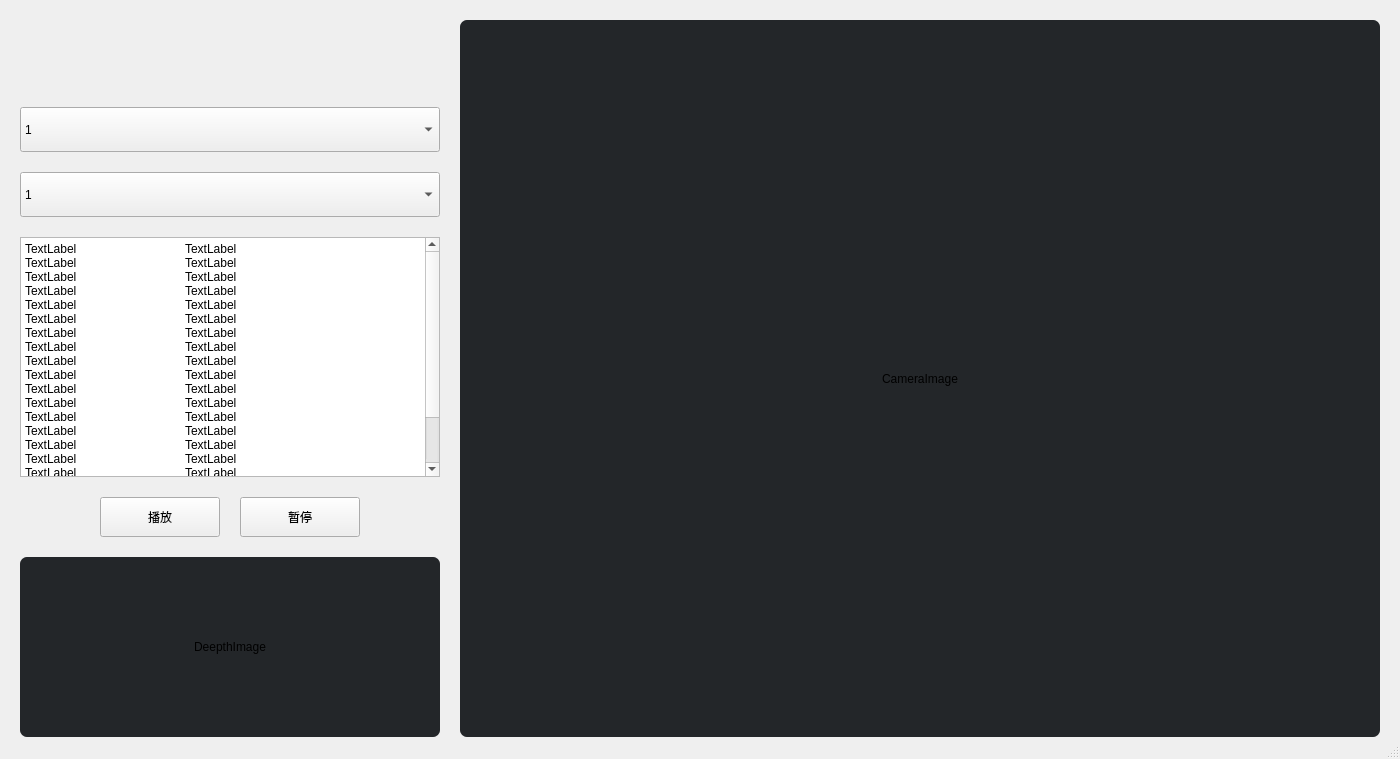
<?xml version="1.0" encoding="UTF-8"?>
<ui version="4.0">
 <class>MainWindow</class>
 <widget class="QMainWindow" name="MainWindow">
  <property name="geometry">
   <rect>
    <x>0</x>
    <y>0</y>
    <width>1400</width>
    <height>750</height>
   </rect>
  </property>
  <property name="windowTitle">
   <string>TCM</string>
  </property>
  <widget class="QWidget" name="centralwidget">
   <layout class="QGridLayout" name="gridLayout" columnstretch="1,3">
    <property name="leftMargin">
     <number>20</number>
    </property>
    <property name="topMargin">
     <number>20</number>
    </property>
    <property name="rightMargin">
     <number>20</number>
    </property>
    <property name="bottomMargin">
     <number>0</number>
    </property>
    <property name="spacing">
     <number>20</number>
    </property>
    <item row="0" column="0">
     <layout class="QVBoxLayout" name="sidebar_verticalLayout">
      <property name="leftMargin">
       <number>0</number>
      </property>
      <property name="topMargin">
       <number>0</number>
      </property>
      <property name="rightMargin">
       <number>0</number>
      </property>
      <item>
       <widget class="QLabel" name="logo">
        <property name="minimumSize">
         <size>
          <width>117</width>
          <height>67</height>
         </size>
        </property>
        <property name="maximumSize">
         <size>
          <width>117</width>
          <height>67</height>
         </size>
        </property>
        <property name="styleSheet">
         <string notr="true">image: url(./res/logo_simple.png)</string>
        </property>
        <property name="text">
         <string/>
        </property>
        <property name="alignment">
         <set>Qt::AlignCenter</set>
        </property>
       </widget>
      </item>
      <item>
       <widget class="QComboBox" name="merideansBox">
        <property name="minimumSize">
         <size>
          <width>420</width>
          <height>45</height>
         </size>
        </property>
        <property name="maximumSize">
         <size>
          <width>16777215</width>
          <height>45</height>
         </size>
        </property>
        <property name="styleSheet">
         <string notr="true">ComboCheckBox { color: #ffffff }</string>
        </property>
        <item>
         <property name="text">
          <string>1</string>
         </property>
        </item>
        <item>
         <property name="text">
          <string>2</string>
         </property>
        </item>
       </widget>
      </item>
      <item>
       <widget class="QComboBox" name="acupointsBox">
        <property name="minimumSize">
         <size>
          <width>420</width>
          <height>45</height>
         </size>
        </property>
        <property name="maximumSize">
         <size>
          <width>16777215</width>
          <height>45</height>
         </size>
        </property>
        <property name="styleSheet">
         <string notr="true">ComboCheckBox { color: #ffffff }</string>
        </property>
        <item>
         <property name="text">
          <string>1</string>
         </property>
        </item>
        <item>
         <property name="text">
          <string>2</string>
         </property>
        </item>
       </widget>
      </item>
      <item>
       <widget class="QTextEdit" name="textEdit">
        <property name="minimumSize">
         <size>
          <width>420</width>
          <height>240</height>
         </size>
        </property>
        <property name="html">
         <string>&lt;!DOCTYPE HTML PUBLIC &quot;-//W3C//DTD HTML 4.0//EN&quot; &quot;http://www.w3.org/TR/REC-html40/strict.dtd&quot;&gt;
&lt;html&gt;&lt;head&gt;&lt;meta name=&quot;qrichtext&quot; content=&quot;1&quot; /&gt;&lt;meta charset=&quot;utf-8&quot; /&gt;&lt;style type=&quot;text/css&quot;&gt;
p, li { white-space: pre-wrap; }
hr { height: 1px; border-width: 0; }
li.unchecked::marker { content: &quot;\2610&quot;; }
li.checked::marker { content: &quot;\2612&quot;; }
&lt;/style&gt;&lt;/head&gt;&lt;body style=&quot; font-family:'Segoe UI'; font-size:9pt; font-weight:400; font-style:normal;&quot;&gt;
&lt;p style=&quot; margin-top:0px; margin-bottom:0px; margin-left:0px; margin-right:0px; -qt-block-indent:0; text-indent:0px;&quot;&gt;TextLabel		TextLabel			TextLabel		TextLabel			TextLabel		TextLabel			TextLabel		TextLabel			TextLabel		TextLabel			TextLabel		TextLabel			TextLabel		TextLabel			TextLabel		TextLabel			TextLabel		TextLabel			TextLabel		TextLabel			TextLabel		TextLabel			TextLabel		TextLabel			TextLabel		TextLabel			TextLabel		TextLabel			TextLabel		TextLabel			TextLabel		TextLabel			TextLabel		TextLabel			TextLabel		TextLabel			TextLabel		TextLabel			TextLabel		TextLabel			TextLabel		TextLabel		&lt;/p&gt;&lt;/body&gt;&lt;/html&gt;</string>
        </property>
       </widget>
      </item>
      <item>
       <layout class="QHBoxLayout" name="buttons_horizontalLayout">
        <item>
         <spacer name="horizontalSpacer">
          <property name="orientation">
           <enum>Qt::Horizontal</enum>
          </property>
          <property name="sizeHint" stdset="0">
           <size>
            <width>40</width>
            <height>20</height>
           </size>
          </property>
         </spacer>
        </item>
        <item>
         <widget class="QPushButton" name="play">
          <property name="minimumSize">
           <size>
            <width>120</width>
            <height>40</height>
           </size>
          </property>
          <property name="maximumSize">
           <size>
            <width>16777215</width>
            <height>40</height>
           </size>
          </property>
          <property name="text">
           <string>播放</string>
          </property>
         </widget>
        </item>
        <item>
         <widget class="QPushButton" name="pause">
          <property name="minimumSize">
           <size>
            <width>120</width>
            <height>40</height>
           </size>
          </property>
          <property name="maximumSize">
           <size>
            <width>16777215</width>
            <height>40</height>
           </size>
          </property>
          <property name="text">
           <string>暂停</string>
          </property>
         </widget>
        </item>
        <item>
         <spacer name="horizontalSpacer_2">
          <property name="orientation">
           <enum>Qt::Horizontal</enum>
          </property>
          <property name="sizeHint" stdset="0">
           <size>
            <width>40</width>
            <height>20</height>
           </size>
          </property>
         </spacer>
        </item>
       </layout>
      </item>
      <item>
       <widget class="QLabel" name="deepthImage">
        <property name="minimumSize">
         <size>
          <width>420</width>
          <height>180</height>
         </size>
        </property>
        <property name="styleSheet">
         <string notr="true">background-color: #232629; border-radius: 7px</string>
        </property>
        <property name="text">
         <string>DeepthImage</string>
        </property>
        <property name="alignment">
         <set>Qt::AlignCenter</set>
        </property>
       </widget>
      </item>
     </layout>
    </item>
    <item row="0" column="1">
     <widget class="QLabel" name="cameraImage">
      <property name="styleSheet">
       <string notr="true">background-color: #232629; border-radius:7px</string>
      </property>
      <property name="text">
       <string>CameraImage</string>
      </property>
      <property name="scaledContents">
       <bool>true</bool>
      </property>
      <property name="alignment">
       <set>Qt::AlignCenter</set>
      </property>
     </widget>
    </item>
   </layout>
  </widget>
  <widget class="QMenuBar" name="menubar">
   <property name="geometry">
    <rect>
     <x>0</x>
     <y>0</y>
     <width>1400</width>
     <height>25</height>
    </rect>
   </property>
  </widget>
  <widget class="QStatusBar" name="statusbar"/>
 </widget>
 <resources/>
 <connections/>
</ui>
